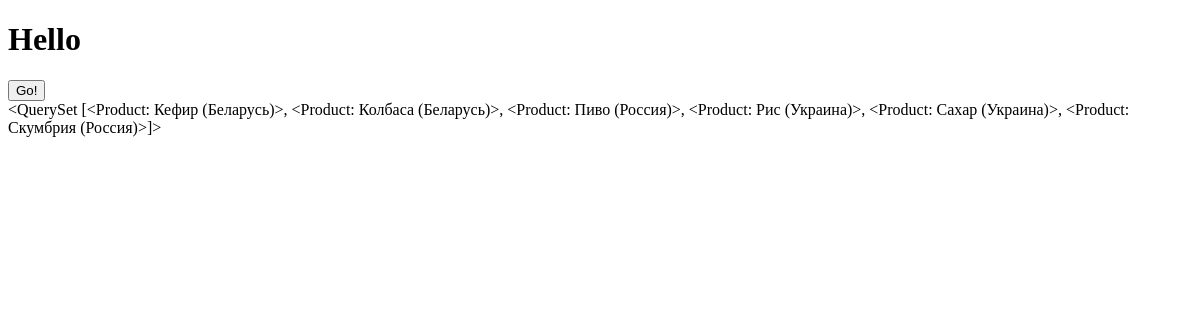
Before: /view/ with the older database file.
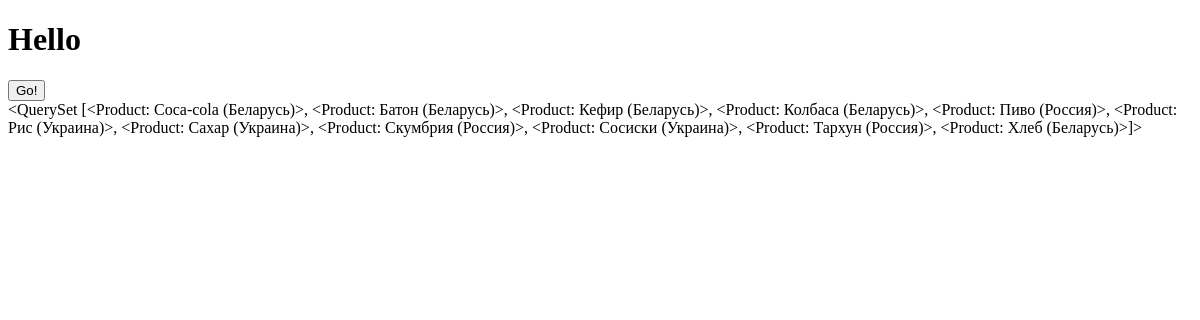
After: the same page with the newer database file.
### main_app/models.py (models this page shows, shortened)
class Product(models.Model):
    product_name = models.CharField(max_length=200, verbose_name='Наименование товара', unique=True)
    product_slug = models.SlugField(max_length=200, verbose_name='Слаг товара')
    product_price = models.DecimalField(max_digits=7, decimal_places=2, verbose_name='Цена товара', blank=True,
                                        null=True)
    product_quantity = models.PositiveIntegerField(verbose_name='Количество товара на складе', blank=True, null=True)
    product_units = models.ForeignKey('UnitOfMeasure', on_delete=models.CASCADE, verbose_name='Единицы измерения',
                                      blank=True, null=True)
    product_image = models.ImageField(verbose_name='Фото товара', upload_to='images/%Y/%m/%d', blank=True, null=True)
    is_available = models.BooleanField(default=True, verbose_name='Доступность', blank=True, null=True)
    product_countriesoforigin = models.ForeignKey('CountryOfOrigin', on_delete=models.CASCADE,
                                                  verbose_name='Страны происхождения', blank=True, null=True)
    product_categories = models.ManyToManyField('Category', verbose_name='Категории', blank=True)
    product_description = models.TextField(verbose_name="Описание товара", blank=True, null=True)
    class Meta:
        verbose_name = 'Товар'
        verbose_name_plural = 'Товары'
        ordering = ['product_name']
    def __str__(self):
        return f'{self.product_name} ({self.product_countriesoforigin})'

class CountryOfOrigin(models.Model):
    countryoforigin_name = models.CharField(max_length=100, verbose_name='Страна происхождения', unique=True)
    countryoforigin_slug = models.SlugField(max_length=100, verbose_name='Слаг страны происхождения')
    def __str__(self):
        return self.countryoforigin_name
    class Meta:
        verbose_name = 'Страна происхождения'
        verbose_name_plural = 'Страны происхождения'
        ordering = ['countryoforigin_name']

### main_app/views.py (the view, shortened to what this page needs)
# urls.py: path('view/', ClassView.as_view(), name='view'),
class ClassView(View):
    def get(self, request):
        products = Product.objects.all()
        return render(request, template_name='view.html', context={'message': 'Hello', 'products': products})

### main_app/templates/view.html (shortened to what this page needs)
<!DOCTYPE html>
<html lang="en">
<head>
</head>
<body>
<h1>{{ message }}</h1>
<form action="" method="POST">
    <input type="submit" value="Go!">
</form>
{{ products }}
</body>
</html>

Changed rows visible on the page:
no longer on this page (row unchanged): Product: product_name+product_countriesoforigin "<QuerySet [<Product: Кефир (Беларусь)>, <Product: Колбаса (Беларусь)>, <Product: Пиво (Россия)>, <Product: Рис (Украина)>, <Product: Сахар (Украина)>, <Product: Скумбрия (Россия)>]>"
added Product: product_name+product_countriesoforigin "<QuerySet [<Product: Coca-cola (Беларусь)>, <Product: Батон (Беларусь)>, <Product: Кефир (Беларусь)>, <Product: Колбаса (Беларусь)>, <Product: Пиво (Россия)>, <Product: Рис (Украина)>, <Product: Сахар (Украина)>, <Product: Скумбрия (Россия)>, <Product: Сосиски (Украина)>, <Product: Тархун (Россия)>, <Product: Хлеб (Беларусь)>]>"
